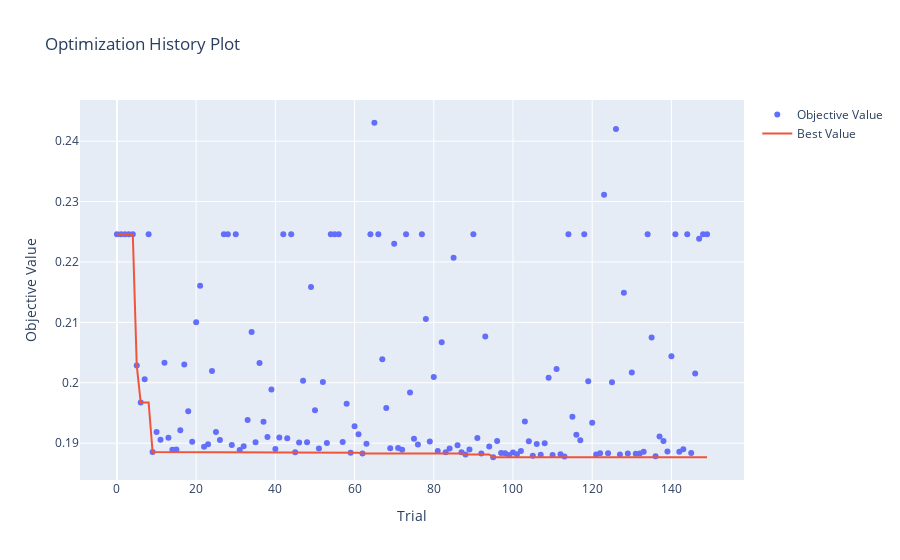

The notebook cell this image was saved under:
### Code cell
# History of optimization

optuna.visualization.plot_optimization_history(study_svr)

### Figure 1 — Plotly figure (JSON) as saved in the notebook; plotly's stock layout.template omitted (floating-point values rounded to 4 significant figures; data arrays with more than 128 entries replaced by an {"elided": "..."} marker saying what was removed)
{"data": [{"mode": "markers", "name": "Objective Value", "type": "scatter", "x": {"elided": "150 int values"}, "y": {"elided": "150 float values"}}, {"mode": "lines", "name": "Best Value", "type": "scatter", "x": {"elided": "150 int values"}, "y": {"elided": "150 float values"}}, {"marker": {"color": "#cccccc"}, "mode": "markers", "name": "Infeasible Trial", "showlegend": false, "type": "scatter", "x": [], "y": []}], "layout": {"title": {"text": "Optimization History Plot"}, "xaxis": {"title": {"text": "Trial"}}, "yaxis": {"title": {"text": "Objective Value"}}}}
